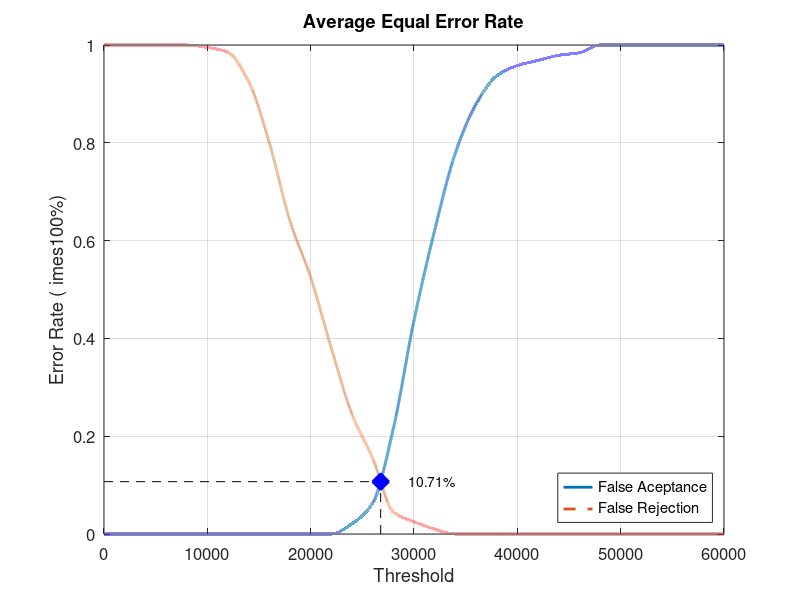
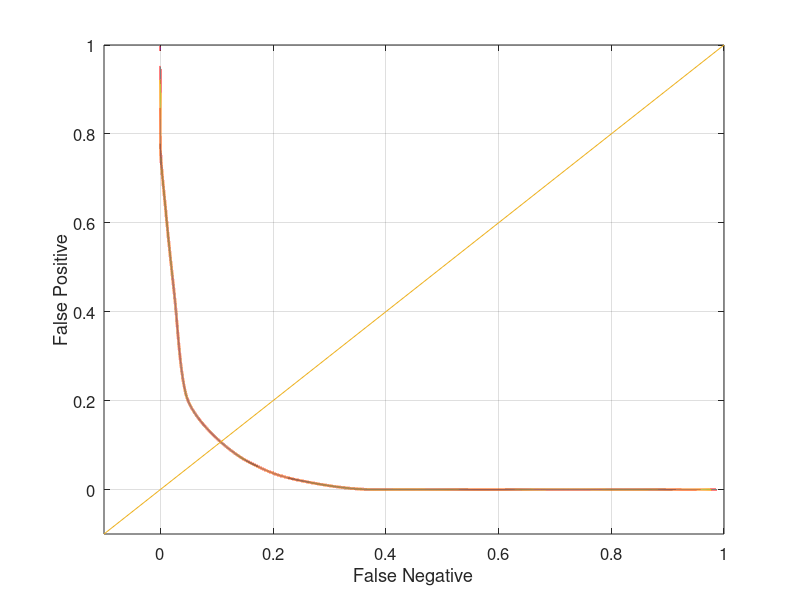

Here is the MATLAB script that generated these plots, in order:
close all;
clear;
clc;
x = 0:2000:60000;
xq = 0:0.5:60000;

y0 = [0 0 0 0 0 0 0 0 0 0 0 0 0.0210526 0.0631579 0.215789 0.436842 0.621053 0.778947 0.878947 0.936842 0.957895 0.968421 0.978947 0.984211 1 1 1 1 1 1 1]
yy0 = interp1(x, y0, xq, 'pchip');
y1 = [1 1 1 1 1 0.995 0.985 0.925 0.8 0.64 0.525 0.38 0.245 0.155 0.045 0.025 0.01 0 0 0 0 0 0 0 0 0 0 0 0 0 0]
yy1 = interp1(x, y1, xq, 'pchip');

% Calculating EER: 
y2 = abs(y0 - y1);
find(y2 == min(y2))
yy2 = abs(yy0 - yy1);
xEER = find(yy2 == min(yy2));
xEERIndex = xq(xEER) % X-axis EER
yEER = yy0(xEER) % Y-axis EER

main = figure
plot(xq, yy0,'-','LineWidth', 2);	hold on
plot(xq, yy1,'--','LineWidth', 2);	hold on
plot([xEERIndex xEERIndex], [0 yEER], 'k--');	hold on
plot([0 xEERIndex], [yEER yEER], 'k--');	hold on
plot(xEERIndex, yEER, 'bx', 'LineWidth', 10);	hold on
text(xEERIndex + 10 * xEERIndex / 100, yEER, [num2str(round((10000 * yEER)) / 100) '%'])
legend('False Aceptance', 'False Rejection', 'Location', 'SouthEast')
xlabel('Threshold')
ylabel('Error Rate (	imes100%)')
title('Average Equal Error Rate')
set(gca, 'FontSize', 12)
axis([0 60000 0 1])
grid on

print(main, 'Database1_2Main', '-dpng');
FNRxFPR = figure('Color', [1 1 1]);
plot(yy1, yy0, '-', yy1, yy0, 'LineWidth', 2);
hold on
y = -0.1:0.1:1
plot(y, y); 
set(gca, 'FontSize', 12)
xlabel('False Negative')
ylabel('False Positive')
axis([-0.1 1 -0.1 1])
set(gca, 'FontSize', 12)
grid on

print(FNRxFPR, 'Database1_2FNRxFPR','-dpng');
